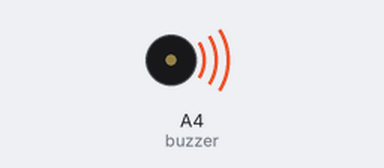
The sketch below on a simulated Arduino Uno, built with avr-gcc and run on an emulated ATmega328P. Parts: buzzer (waves = sounding).

Above: at 0.1 s.
At 85.5 s:
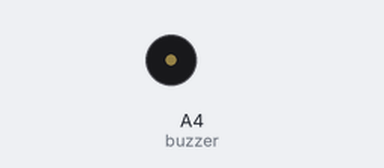
Timing chart, 0 to 87.0 s (numbered marks = the images above):
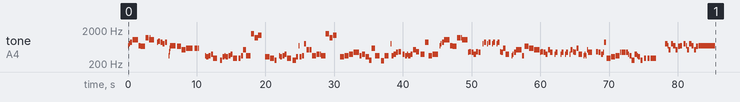

The sketch:

crossing_field.ino
```cpp
// ソードアート・オンライン op 「crossing field」 (anime version)

#include <avr/pgmspace.h>

#define NOTE_B0  31
#define NOTE_C1  33
#define NOTE_CS1 35
#define NOTE_D1  37
#define NOTE_DS1 39
#define NOTE_E1  41
#define NOTE_F1  44
#define NOTE_FS1 46
#define NOTE_G1  49
#define NOTE_GS1 52
#define NOTE_A1  55
#define NOTE_AS1 58
#define NOTE_B1  62
#define NOTE_C2  65
#define NOTE_CS2 69
#define NOTE_D2  73
#define NOTE_DS2 78
#define NOTE_E2  82
#define NOTE_F2  87
#define NOTE_FS2 93
#define NOTE_G2  98
#define NOTE_GS2 104
#define NOTE_A2  110
#define NOTE_AS2 117
#define NOTE_B2  123
#define NOTE_C3  131
#define NOTE_CS3 139
#define NOTE_D3  147
#define NOTE_DS3 156
#define NOTE_E3  165
#define NOTE_F3  175
#define NOTE_FS3 185
#define NOTE_G3  196
#define NOTE_GS3 208
#define NOTE_A3  220
#define NOTE_AS3 233
#define NOTE_B3  247
#define NOTE_C4  262
#define NOTE_CS4 277
#define NOTE_D4  294
#define NOTE_DS4 311
#define NOTE_E4  330
#define NOTE_F4  349
#define NOTE_FS4 370
#define NOTE_G4  392
#define NOTE_GS4 415
#define NOTE_A4  440
#define NOTE_AS4 466
#define NOTE_B4  494
#define NOTE_C5  523
#define NOTE_CS5 554
#define NOTE_D5  587
#define NOTE_DS5 622
#define NOTE_E5  659
#define NOTE_F5  698
#define NOTE_FS5 740
#define NOTE_G5  784
#define NOTE_GS5 831
#define NOTE_A5  880
#define NOTE_AS5 932
#define NOTE_B5  988
#define NOTE_C6  1047
#define NOTE_CS6 1109
#define NOTE_D6  1175
#define NOTE_DS6 1245
#define NOTE_E6  1319
#define NOTE_F6  1397
#define NOTE_FS6 1480
#define NOTE_G6  1568
#define NOTE_GS6 1661
#define NOTE_A6  1760
#define NOTE_AS6 1865
#define NOTE_B6  1976
#define NOTE_C7  2093
#define NOTE_CS7 2217
#define NOTE_D7  2349
#define NOTE_DS7 2489
#define NOTE_E7  2637
#define NOTE_F7  2794
#define NOTE_FS7 2960
#define NOTE_G7  3136
#define NOTE_GS7 3322
#define NOTE_A7  3520
#define NOTE_AS7 3729
#define NOTE_B7  3951
#define NOTE_C8  4186
#define NOTE_CS8 4435
#define NOTE_D8  4699
#define NOTE_DS8 4978
#define NOTE_E8  5274
#define NOTE_F8  5588
#define NOTE_FS8 5920
#define NOTE_G8  6272
#define NOTE_GS8 6645
#define NOTE_A8  7074
#define NOTE_AS8 7459
#define NOTE_B8  7902
#define REST 0

int tempo = 45;
int buzzer = A4;

const int melody[] PROGMEM = {
  NOTE_F5,32,NOTE_G5,32,NOTE_A5,16,NOTE_C6,6,NOTE_F5,16,NOTE_E5,8,NOTE_D6,10,NOTE_C6,64,NOTE_D6,64,NOTE_C6,8,REST,16,NOTE_A5,32,NOTE_AS5,16,NOTE_A5,16,NOTE_G5,16,NOTE_A5,16,REST,32,
  NOTE_F4,64,NOTE_AS4,64,NOTE_D5,64,NOTE_F5,6,REST,64,NOTE_E5,8,NOTE_C5,8,NOTE_D5,5,REST,32,NOTE_D5,16,NOTE_D5,32,NOTE_D5,32,REST,6,
  NOTE_F4,32,NOTE_E4,16,NOTE_F4,16,NOTE_G4,16,NOTE_D4,8,REST,16,NOTE_C4,16,NOTE_E4,16,NOTE_F4,32,NOTE_E4,14,NOTE_F4,16,NOTE_G4,16,NOTE_D4,8,REST,32,
  NOTE_D4,16,NOTE_F4,16,NOTE_C5,12,NOTE_F4,8,NOTE_G6,10,NOTE_D6,10,NOTE_F6,10,REST,16,REST,32,NOTE_E4,8,NOTE_D4,8,NOTE_C4,16,REST,16,
  NOTE_F4,32,NOTE_E4,16,NOTE_F4,16,NOTE_G4,16,NOTE_D4,8,REST,32,NOTE_C4,16,NOTE_C4,32,NOTE_E4,16,NOTE_F5,32,NOTE_E4,16,NOTE_F4,16,NOTE_G5,16,NOTE_C5,12,NOTE_C5,16,NOTE_F4,16,NOTE_F4,16,
  NOTE_G4,10,NOTE_G4,32,NOTE_F4,8,NOTE_G6,10,NOTE_D6,10,NOTE_F6,10,REST,12,NOTE_E4,8,NOTE_F4,8,NOTE_G4,8,NOTE_A4,6,
  NOTE_F4,16,NOTE_G4,10,NOTE_E4,10,NOTE_C4,16,NOTE_D5,10,NOTE_F4,8,REST,32,NOTE_B3,10,NOTE_F4,8,REST,32,
  NOTE_G5,32,NOTE_F4,16,NOTE_G4,16,NOTE_A4,16,NOTE_AS4,12,REST,32,NOTE_G4,16,NOTE_F4,16,NOTE_G4,32,NOTE_F4,16,NOTE_G4,16,NOTE_C5,16,NOTE_C5,32,NOTE_AS4,12,REST,32,
  NOTE_G4,8,NOTE_A5,10,NOTE_F4,10,NOTE_G4,6,REST,32,NOTE_F5,32,NOTE_G5,32,NOTE_A5,16,NOTE_C6,6,NOTE_F5,16,NOTE_E5,8,NOTE_D6,10,NOTE_D6,32,NOTE_C6,6,
  NOTE_A4,32,NOTE_AS4,16,NOTE_A4,16,NOTE_G4,16,NOTE_AS4,16,NOTE_A4,14,REST,32,REST,64,NOTE_G5,32,NOTE_A5,16,REST,32,NOTE_G5,32,NOTE_A5,16,REST,32,NOTE_G5,32,NOTE_A5,16,REST,32,
  NOTE_G5,32,NOTE_A5,16,NOTE_AS4,32,NOTE_A4,16,NOTE_D5,16,NOTE_G4,10,REST,16,NOTE_F4,32,NOTE_G4,32,NOTE_A4,16,NOTE_C5,6,NOTE_F4,16,NOTE_E5,8,
  NOTE_D5,10,NOTE_D5,32,NOTE_C5,6,NOTE_A4,32,NOTE_AS4,16,NOTE_A4,16,NOTE_G4,16,NOTE_C5,16,NOTE_A4,14,REST,32,REST,64,
  NOTE_G4,32,NOTE_A4,16,REST,16,NOTE_G4,32,NOTE_A4,16,REST,32,NOTE_G4,32,NOTE_A4,16,REST,32,NOTE_G4,32,NOTE_C5,16,NOTE_AS4,32,NOTE_A4,16,NOTE_D5,16,NOTE_G4,10,REST,32,
  NOTE_F4,32,NOTE_G4,32,NOTE_F4,32,NOTE_C5,32,NOTE_A4,8,REST,10,NOTE_AS4,16,NOTE_A4,16,NOTE_G4,16,NOTE_A4,32,NOTE_A5,16,
  NOTE_D4,8,NOTE_E4,8,NOTE_F4,8,NOTE_A4,32,NOTE_A4,16,NOTE_A4,16,NOTE_A4,16,NOTE_G4,32,NOTE_F4,16,NOTE_C4,12,NOTE_G4,16,NOTE_F4,32,NOTE_E4,16,NOTE_C4,16,
  REST,32,NOTE_D4,16,REST,32,NOTE_D4,16,REST,32,NOTE_D4,6,REST,6,REST,16,
  NOTE_G5,16,NOTE_F5,32,NOTE_C5,16,NOTE_G5,16,NOTE_F5,16,NOTE_C5,16,NOTE_E5,16,NOTE_F5,16,REST,32,NOTE_G5,16,NOTE_F5,32,NOTE_C5,16,NOTE_G5,16,NOTE_F5,16,NOTE_C5,16,NOTE_E5,16,NOTE_F5,2,

};

int notes = sizeof(melody) / sizeof(melody[0]) / 2;
int wholenote = (60000 * 4) / tempo;

void playMelody(const int melody[], int notes, int wholenote) {
  for (int thisNote = 0; thisNote < notes * 2; thisNote += 2) {

    int pitch = pgm_read_word(&melody[thisNote]);
    int divider = pgm_read_word(&melody[thisNote + 1]);

    int noteDuration;

    if (divider > 0) {
      // 正常音符
      noteDuration = wholenote / divider;
    } else {
      // 負音符（1.5倍）
      noteDuration = wholenote / abs(divider);
      noteDuration = noteDuration * 1.5;
    }

    tone(buzzer, pitch, noteDuration * 0.9);
    delay(noteDuration);
    noTone(buzzer);
  }
}

void setup() {
  playMelody(melody, notes, wholenote);
}

void loop() {
}
```
